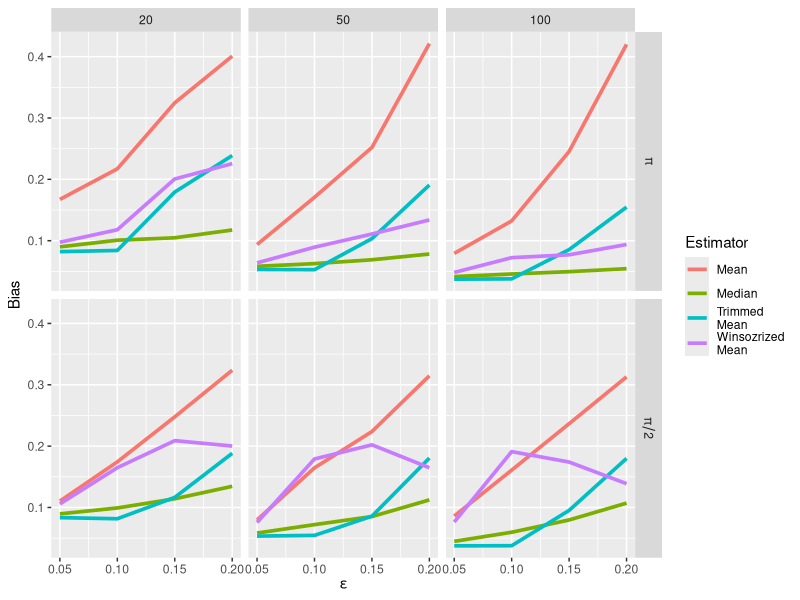
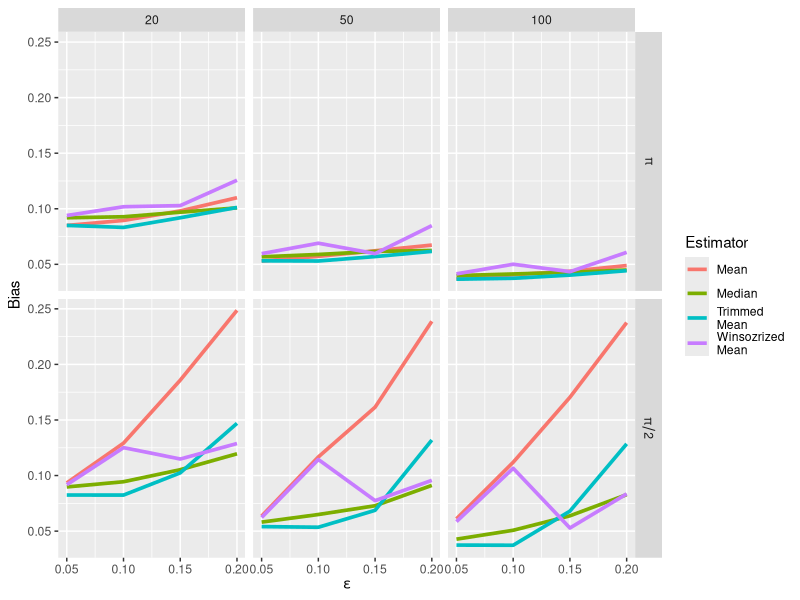
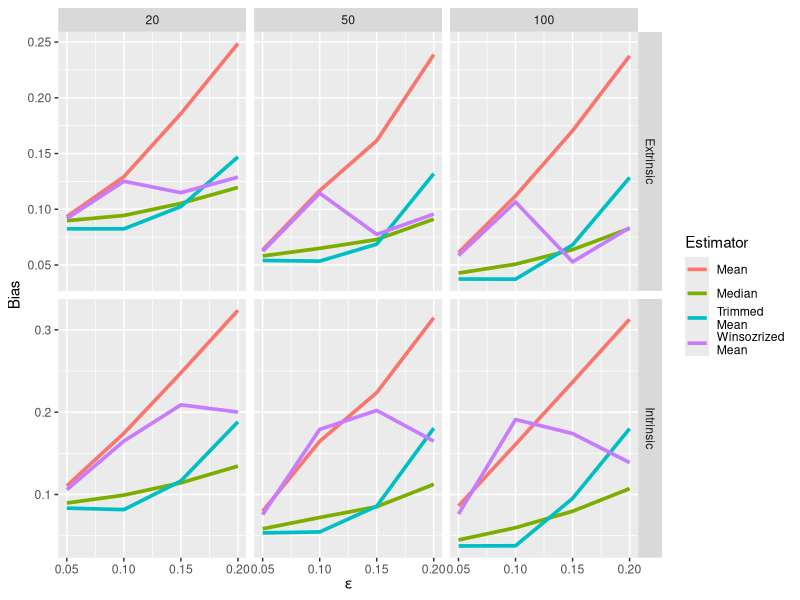
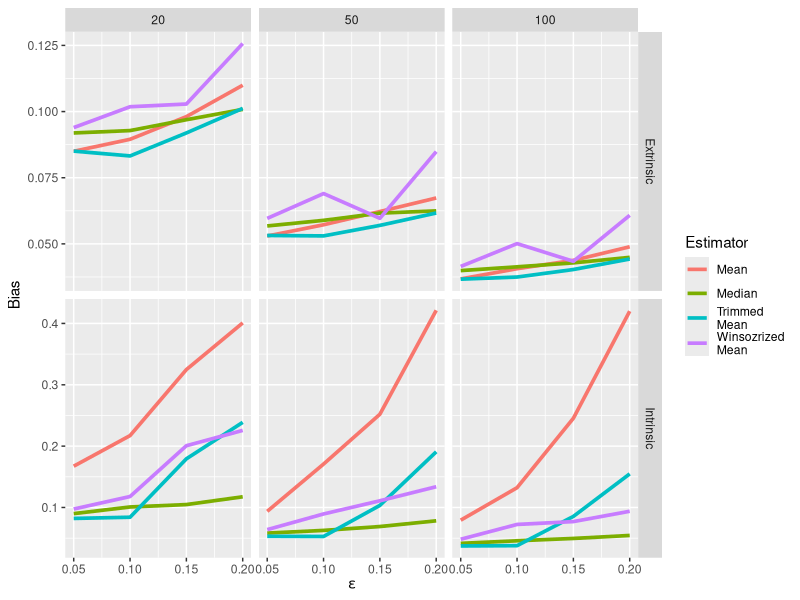

Write the R code that produced these figures, in order.
library(ggplot2)

extrinsic<-read.csv("Simulation/Results/ExtrinsicRobustSimulations_1000.csv")[,-1]
intrinsic<-read.csv("Simulation/Results/IntrinsicRobustSimulations_1000.csv")[,-1]

extrinsic$Method<-'Extrinsic'
intrinsic$Method<-'Intrinsic'

final<-rbind(extrinsic,intrinsic)

#Compare contamination S's within each Method
qplot(Eps,value,data=intrinsic[intrinsic$Measure=='Bias',],colour=Estimator,group=Estimator,geom='line',size=I(1.25),xlab=expression(epsilon),ylab='Bias')+
  facet_grid(Sstar~n,labeller = label_parsed)#+coord_fixed(1/3)

qplot(Eps,value,data=extrinsic[extrinsic$Measure=='Bias',],colour=Estimator,group=Estimator,geom='line',size=I(1.25),xlab=expression(epsilon),ylab='Bias')+
  facet_grid(Sstar~n,labeller = label_parsed)#+coord_fixed(1/3)

#Compare methods for a given contamination S
qplot(Eps,value,data=final[final$Measure=='Bias' & final$Sstar=='pi/2',],colour=Estimator,group=Estimator,geom='line',size=I(1.25),xlab=expression(epsilon),ylab='Bias')+
  facet_grid(Method~n,labeller = label_parsed,scales="free_y")#+coord_fixed()

qplot(Eps,value,data=final[final$Measure=='Bias' & final$Sstar=='pi',],colour=Estimator,group=Estimator,geom='line',size=I(1.25),xlab=expression(epsilon),ylab='Bias')+
  facet_grid(Method~n,labeller = label_parsed,scales="free_y")#+coord_fixed()
